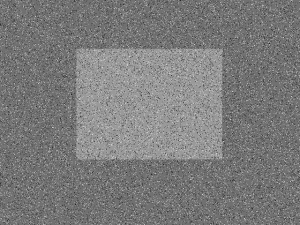
#> input picture shape_noise.png, 300 x 225 px
$ python 'uyarlanabilir eşikleme.py'
#> lines starting #> are read from the running program, lines starting #| are printed output that depends on the picture; after the words box and inside, x2 and y2 are one past the last pixel; in counts of white or black regions, pixels touching at a corner belong together
# -*- coding: utf-8 -*-
"""
Created on Tue Aug 20 16:15:12 2024

@author: Bahadır Türkoğlu
"""

import cv2
import matplotlib.pyplot as plt


resim = cv2.imread("shape_noise.png",0)
#> resim is the input picture: shape (225, 300); min 35, max 217, mean 122.9

# global thresholding
_, th1 = cv2.threshold(resim, 127, 255, cv2.THRESH_BINARY)
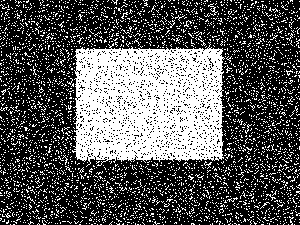
#> th1: shape (225, 300); 34.3% white; 3631 white regions (3628 under 20 px), largest, box (x1, y1, x2, y2) and area: (72, 42, 225, 167) 14628, (208, 3, 218, 16) 34, (204, 161, 212, 169) 20

#Otsu's  thresholding
_, th2 = cv2.threshold(resim, 0, 255, cv2.THRESH_BINARY +cv2.THRESH_OTSU) #eşik değeri kendisi seçsin istiyoruz
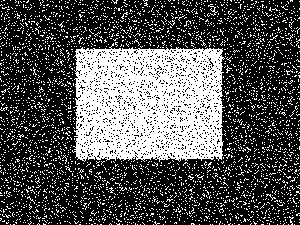
#> th2: shape (225, 300); 32.3% white; 3593 white regions (3591 under 20 px), largest, box (x1, y1, x2, y2) and area: (72, 43, 225, 162) 14204, (208, 4, 218, 16) 32

#Otsu's thresholding after Gaussian filtering
blur =  cv2.GaussianBlur(resim, (15, 15),0) #blurlaştırma görüntüyü gürültüden arındırır
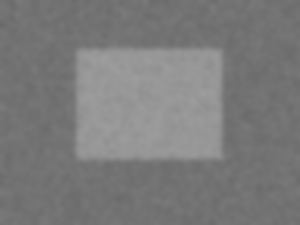
#> blur: shape (225, 300); min 106, max 157, mean 122.9
_, th3 = cv2.threshold(blur, 0, 255, cv2.THRESH_BINARY +cv2.THRESH_OTSU) #eşik değeri kendisi seçsin istiyoruz
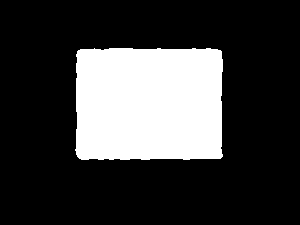
#> th3: shape (225, 300); 23.9% white; 1 white region, box (x1, y1, x2, y2) and area: (75, 48, 223, 160) 16101

#gürültülü görsellerde etkin çalışmıyor
#print(ret) #eşik değer olarak hangi değeri aldığını yazdırıyorıuz #_ yerine ret değişkeni kullandığımızda

plt.subplot(3,3,1),plt.imshow(resim,"gray"),plt.title("orijinal resim")
plt.subplot(3,3,2),plt.hist(resim.ravel(),256),plt.title("histogram") #histogramını gösteriyor
plt.subplot(3,3,3),plt.imshow(th1,"gray"),plt.title(" th1")
plt.subplot(3,3,4),plt.imshow(resim,"gray"),plt.title("orijinal resim")
plt.subplot(3,3,5),plt.hist(resim.ravel(),256),plt.title("histogram")
plt.subplot(3,3,6),plt.imshow(th2,"gray"),plt.title(" th2")
plt.subplot(3,3,7),plt.imshow(blur,"gray"),plt.title(" blur")
plt.subplot(3,3,8),plt.hist(blur.ravel(),256),plt.title(" histogram")
plt.subplot(3,3,9),plt.imshow(th3,"gray"),plt.title(" th3")


plt.show()
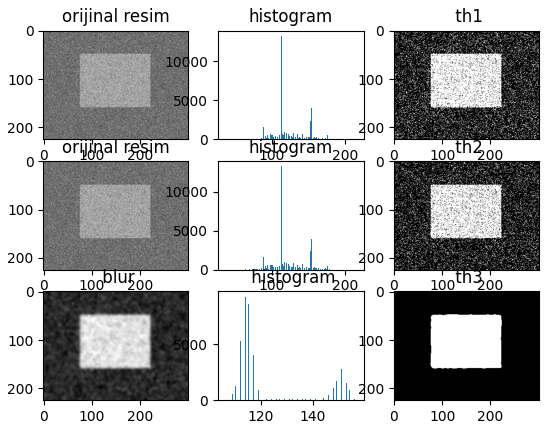
#> figure drawn by matplotlib, 9 panels; panel 2: tallest bar 13258 high, from x = 112.5 to 113.2; panel 5: tallest bar 13258 high, from x = 112.5 to 113.2; panel 8: tallest bar 9251 high, from x = 114 to 114.2
